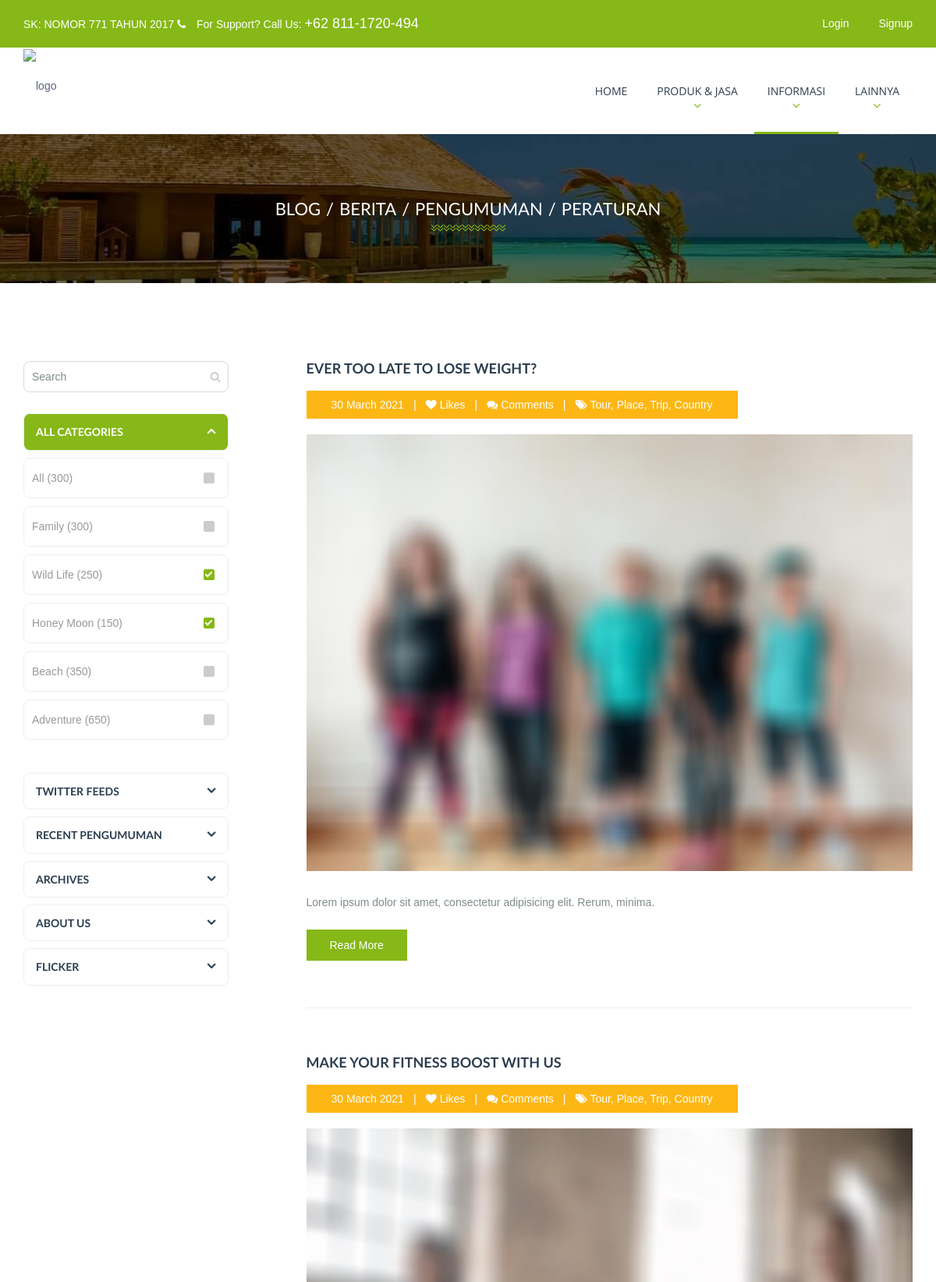
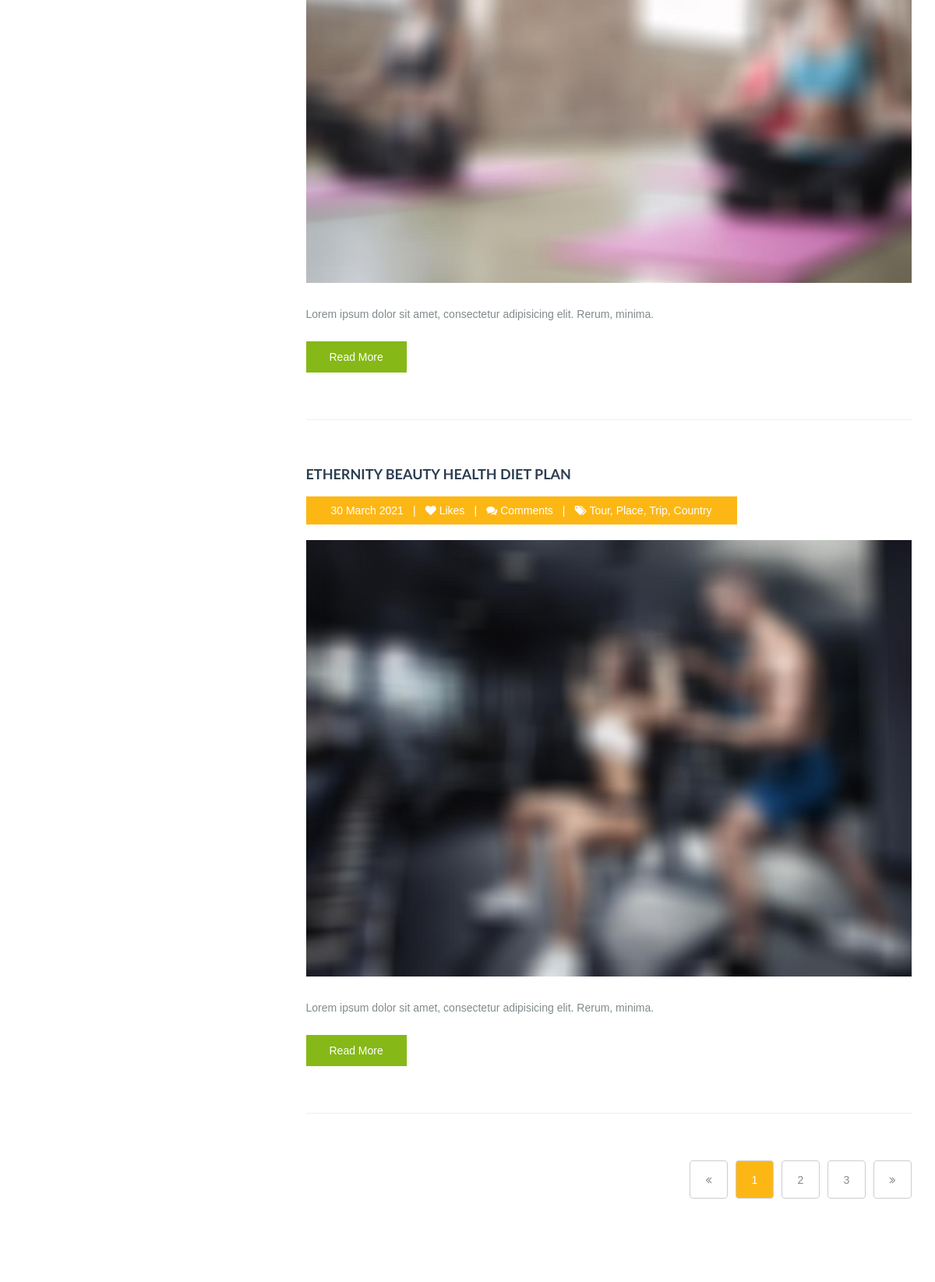
The page /index.php/informasi/pengumuman (upper part) on the database its author committed (2 pictures, top to bottom).
### tables this page shows
CREATE TABLE `haifa` (
  `id` int(11) NOT NULL,
  `status` int(11) NOT NULL,
  `nomor_sk` varchar(128) NOT NULL,
  `tanggal_sk` date NOT NULL,
  `nama_direktur` varchar(255) NOT NULL,
  `alamat_kantor` varchar(255) NOT NULL,
  `akreditasi` char(5) NOT NULL,
  `tanggal_akreditasi` date NOT NULL,
  `lembaga_akreditasi` varchar(255) NOT NULL
);

CREATE TABLE `dashboard` (
  `id` int(11) NOT NULL,
  `header` varchar(255) NOT NULL,
  `title` varchar(255) NOT NULL,
  `content` text NOT NULL,
  `footer` varchar(256) NOT NULL,
  `icon` varchar(255) NOT NULL,
  `contact` varchar(255) NOT NULL
);

CREATE TABLE `haifa_menu` (
  `id` int(11) NOT NULL,
  `menu` varchar(255) NOT NULL,
  `url` varchar(255) NOT NULL,
  `dropdown` int(11) NOT NULL,
  `active` int(11) NOT NULL,
  `login` int(11) NOT NULL
);

CREATE TABLE `pengumuman` (
  `id` int(11) NOT NULL,
  `judul` varchar(255) NOT NULL,
  `isi` text NOT NULL,
  `penulis` varchar(255) NOT NULL,
  `waktu_post` datetime NOT NULL,
  `terakhir_diubah` datetime NOT NULL,
  `thumbnail` varchar(255) NOT NULL
);

### index.php (called while the page is built, shortened)
<?php
require_once BASEPATH.'core/CodeIgniter.php';

### application/config/config.php (called while the page is built, shortened)
<?php
$config['base_url'] = ((isset($_SERVER['HTTPS']) && $_SERVER['HTTPS'] == "on") ? "https" : "http");
$config['base_url'] .= "://".$_SERVER['HTTP_HOST'];
$config['base_url'] .= preg_replace('@/+$@','',dirname($_SERVER['SCRIPT_NAME'])).'/';
$config['index_page'] = '';
$config['uri_protocol']	= 'REQUEST_URI';
$config['url_suffix'] = '';
$config['language']	= 'english';
$config['charset'] = 'UTF-8';
$config['enable_hooks'] = FALSE;
$config['subclass_prefix'] = 'MY_';
$config['composer_autoload'] = FALSE;
$config['permitted_uri_chars'] = 'a-z 0-9~%.:_\-';
$config['enable_query_strings'] = FALSE;
$config['controller_trigger'] = 'c';
$config['function_trigger'] = 'm';
$config['directory_trigger'] = 'd';
$config['allow_get_array'] = TRUE;
$config['log_threshold'] = 0;
$config['log_path'] = '';
$config['log_file_extension'] = '';
$config['log_file_permissions'] = 0644;
$config['log_date_format'] = 'Y-m-d H:i:s';
$config['error_views_path'] = '';
$config['cache_path'] = '';
$config['cache_query_string'] = FALSE;
$config['encryption_key'] = '';
$config['sess_driver'] = 'files';
$config['sess_cookie_name'] = 'ci_session';
$config['sess_expiration'] = 7200;
$config['sess_save_path'] = NULL;
$config['sess_match_ip'] = FALSE;
$config['sess_time_to_update'] = 300;
$config['sess_regenerate_destroy'] = FALSE;
$config['cookie_prefix']	= '';
$config['cookie_domain']	= '';
$config['cookie_path']		= '/';
$config['cookie_secure']	= FALSE;
$config['cookie_httponly'] 	= FALSE;
$config['standardize_newlines'] = FALSE;
$config['global_xss_filtering'] = FALSE;
$config['csrf_protection'] = FALSE;
$config['csrf_token_name'] = 'csrf_test_name';
$config['csrf_cookie_name'] = 'csrf_cookie_name';
$config['csrf_expire'] = 7200;
$config['csrf_regenerate'] = TRUE;
$config['csrf_exclude_uris'] = array();
$config['compress_output'] = FALSE;
$config['time_reference'] = 'local';
$config['rewrite_short_tags'] = FALSE;
$config['proxy_ips'] = '';

### application/config/pagination.php (called while the page is built, shortened)
<?php
$config['base_url'] = 'http://localhost/pempek_resto/';
$config['total_rows'] = 80;
$config['per_page'] = 3;
$config['num_links'] = 2;
$config['full_tag_open'] = '<nav aria-label="pagination"><ul class="pagination justify-content-center">';
$config['full_tag_close'] = '</nav></ul>';
$config['first_link'] = 'First';
$config['first_tag_open'] = '<li class="page-item">';
$config['first_tag_close'] = '</li>';
$config['last_link'] = 'Last';
 ?>

### application/models/informasi_model.php (called while the page is built, shortened)
<?php
class Informasi_model extends CI_Model {
	public function getPengumumanByLimit($limit, $start, $keyword = null)
	{
		$this->db->order_by('terakhir_diubah', 'DESC');
		return $this->db->get('pengumuman', $limit, $start)->result_array();
	}
	public function getNumPengumumanByLimit($limit, $start, $keyword = null)
	{
		$this->db->order_by('terakhir_diubah', 'DESC');
		return $this->db->get('pengumuman', $limit, $start)->num_rows();
	}
}

### application/helpers/haifa_helper.php (called while the page is built, shortened)
<?php
function base_url2($value='')
{
    return 'http://localhost/haifanidaadmin/'.$value;
}

### application/views/informasi/pengumuman.php (the view, shortened to what this page needs)
<div id="content_wrapper">
	<div class="page_title" data-stellar-background-ratio="0" data-stellar-vertical-offset="0" style="background-image:url(<?= base_url('assets/') ?>images/bg/page_title_bg.jpg);">
		<ul>
			<li><a href="<?= base_url('Informasi/blog') ?>">Blog</a></li>
			<li><a href="<?= base_url('Informasi/berita') ?>">Berita</a></li>
			<li>Pengumuman</li>
			<li><a href="<?= base_url('Informasi/peraturan') ?>">Peraturan</a></li>
		</ul>
	</div>
	<div class="container">
		<div class="row push-down-100">
			<div class="col-md-3">
				<div class="travel_sidebar_wrapper">
					<aside class="widget widget_search">
					<form action="<?= base_url('Informasi/pengumuman/') ?>" method="post">
						<input type="search" name="keyword" placeholder="Search" id="sidebar_search">
					</form>
					</aside>
					<aside class="widget widget_accordion">
						<div class="panel-group" id="accordion" role="tablist" aria-multiselectable="true">
							<div class="panel panel-default">
								<div class="panel-heading" role="tab" id="headingOne">
									<h4 class="panel-title"> <a role="button" data-toggle="collapse" data-parent="#accordion" href="#All_Categories" aria-expanded="true"> All Categories </a> </h4>
								</div>
								<div id="All_Categories" class="panel-collapse collapse in" role="tabpanel" aria-labelledby="headingOne">
									<div class="panel-body">
										<aside class="widget widget_categories">
											<ul>
												<li>
													<label for="All">All (300)</label>
												</li>
												<li>
													<label for="Family">Family (300)</label>
												</li>
												<li>
													<label for="Wild-Life">Wild Life (250)</label>
												</li>
												<li>
													<label for="Honey-Moon">Honey Moon (150)</label>
												</li>
												<li>
													<label for="Beach">Beach (350)</label>
												</li>
												<li>
													<label for="Adventure">Adventure (650)</label>
												</li>
											</ul>
										</aside>
									</div>
								</div>
							</div>
							<div class="panel panel-default">
								<div class="panel-heading" role="tab" id="headingTwo">
									<h4 class="panel-title"> <a class="collapsed" role="button" data-toggle="collapse" data-parent="#accordion" href="#Twitter_Feeds" aria-expanded="false"> Twitter Feeds </a> </h4>
								</div>
							</div>
							<div class="panel panel-default">
								<div class="panel-heading" role="tab" id="headingThree">
									<h4 class="panel-title"> <a class="collapsed" role="button" data-toggle="collapse" data-parent="#accordion" href="#Recent_pengumuman" aria-expanded="false"> Recent pengumuman </a> </h4>
								</div>
							</div>
							<div class="panel panel-default">
								<div class="panel-heading" role="tab" id="headingFour">
									<h4 class="panel-title"> <a class="collapsed" role="button" data-toggle="collapse" data-parent="#accordion" href="#Archives" aria-expanded="false"> Archives </a> </h4>
								</div>
							</div>
							<div class="panel panel-default">
								<div class="panel-heading" role="tab" id="headingFive">
									<h4 class="panel-title"> <a class="collapsed" role="button" data-toggle="collapse" data-parent="#accordion" href="#About_us" aria-expanded="false"> About us </a> </h4>
								</div>
							</div>
							<div class="panel panel-default">
								<div class="panel-heading" role="tab" id="headingSix">
									<h4 class="panel-title"> <a class="collapsed" role="button" data-toggle="collapse" data-parent="#accordion" href="#Flicker" aria-expanded="false"> Flicker </a> </h4>
								</div>
							</div>
						</div>
					</aside>
				</div>
			</div>
			<div class="col-md-9">
				<?php if ($num_pengumuman > 0): ?>
					<div class="post_wrapper">
						<?php foreach ($pengumuman as $item): ?>
							<div class="travel_post">
								<h3><?= $item['judul'] ?></h3>
								<div class="travel_meta">
									<ul>
										<li><?= date('j F Y', strtotime($item['terakhir_diubah'])) ?></li>
										<li><a href="#"><i class="fa fa-heart"></i> Likes</a></li>
										<li><a href="#"><i class="fa fa-comments"></i> Comments</a></li>
										<li><i class="fa fa-tags"></i> <a href="#">Tour</a>, <a href="#">Place</a>, <a href="#">Trip</a>, <a href="#">Country</a></li>
									</ul>
								</div>
								<img src="<?= base_url2('assets/img/pengumuman/').$item['thumbnail'] ?>" alt="pengumuman" />
								<?php
								$jml_karakter = strlen($item['isi']);
								if ($jml_karakter>280) {
									$isi = strrev($item['isi']);
									$x = $jml_karakter - 280;
									$isi = substr($isi, $x);
									$isi = strrev($isi).'</p>';
								} else{
									$isi = $item['isi'];
								}
								 ?>
								<?= $isi ?>
								<a href="<?= base_url('Informasi/detail/pengumuman/'.$item['id']) ?>" class="btn-travel btn-green">Read More</a>
							</div>
						<?php endforeach ?>
						<?php echo $this->pagination->create_links(); ?>
					</div>
				<?php endif ?>
			</div>
		</div>
	</div>
</div>

### application/views/templates/topbar.php (shortened to what this page needs)
<header id="header_wrapper">
	<div class="header_top">
		<div class="container">
			<div class="row">
				<div class="col-md-6 col-sm-6">
					<?php
					$dashboard = $this->db->get_where('dashboard', ['id' => 1])->row_array();
					$this->db->order_by('id', 'DESC');
					$haifa = $this->db->get('haifa', 1)->row_array(); ?>
					<p>SK: <?= $haifa['nomor_sk'].' ' ?> <i class="fa fa-phone"></i> For Support? Call Us: <span><?= $dashboard['contact'] ?></span></p>
				</div>
				<div class="col-md-6 col-sm-6">
					<div class="top_menu">
						<ul>
							<?php if (!$this->session->userdata('email')): ?>
								<li class="travelite_login_alert"><a href="#">Login</a></li>
								<li class="travelite_signup_alert"><a href="#">Signup</a></li>
							<?php endif ?>
						</ul>
					</div>
				</div>
			</div>
		</div>
	</div>
	<div class="full_width login_wrapper">
		<div class="row">
			<div class="container">
				<div class="col-lg-5 col-md-5 col-sm-5 col-lg-offset-6 col-md-offset-6 col-sm-offset-6">
				</div>
			</div>
		</div>
	</div>
	<div class="header_bottom">
		<div class="container">
			<div class="row">
				<div class="col-md-2 col-sm-2">
					<div class="travel_logo"> <a href="<?= base_url() ?>"><img src="<?= base_url('assets/') ?>images/Group 2.1.png" alt="logo" /></a></div>
				</div>
				<div class="col-md-10 col-sm-10"> <a href="javascript:;" class="menu-toggle"></a>
					<div class="main_menu">
						<ul>
							<?php
							if (!$this->session->userdata('email')) {
								$this->db->where('login', 0);
							}
							$this->db->order_by('id', 'ASC');
							$menu = $this->db->get_where('haifa_menu', ['active' => 1])->result_array();
							 ?>
							<?php foreach ($menu as $m): ?>
								<?php
								if ($m['dropdown'] == 0) {
									$url = base_url().$m['url'];
								} else{
									$url = '#';
								}
								?>
								<?php
								if ($link == $m['menu']){
									$active = 'active';
								} else{
									$active = '';
								}
								?>
								<li class="<?= $active ?>">
									<a href="<?= $url ?>"><?= $m['menu'] ?></a>
								</li>
							<?php endforeach ?>
						</ul>
					</div>
				</div>
			</div>
		</div>
	</div>
</header>

### assets/css/default/blog.css (style rules this page uses)
.post_wrapper { width:100%; float:left; padding-left:70px; position:relative; margin-bottom:100px; }
.post_wrapper .travel_post { width:100%; float:left; padding-bottom:60px; margin-bottom:60px; border-bottom:1px solid #eeeeee; color:#808b8d; }
.travel_post h3 { color:#2c3e50; font-size:18px; text-transform:uppercase; font-weight:bold; margin-bottom:18px; margin-top:0px; }
.travel_post .travel_meta { display:inline-block; background-color:#fdb714; margin-bottom:20px; }
.travel_post .travel_meta ul { list-style:none; margin-bottom: 0; padding:0 20px; }
.travel_post .travel_meta ul li { display:inline-block; color:#fff; line-height:36px; padding:0 12px; position:relative; }
.travel_post .travel_meta ul li:after { content:"|"; position:absolute; left:100%; }
.travel_post .travel_meta ul li:last-child:after { content:""; }
.travel_post .travel_meta ul li a { color:inherit; text-decoration:none; }
.travel_post img { margin-bottom:30px; }
.travel_post .btn-travel { margin-top:15px; }
.travel_pagination li { display:inline-block; }
.travel_pagination li a { width:49px; height:49px; line-height:49px; text-align:center; display:block; margin-left:10px; margin-bottom:10px; font-size:14px; border:1px solid #CDCDCD; border-radius:4px; color:#808b8d; text-decoration:none; -webkit-transition: ease-in-out 0.2s; -moz-transition: ease-in-out 0.2s; -ms-transition: ease-in-out 0.2s; -o-transition: ease-in-out 0.2s; transition: ease-in-out 0.2s; }

### assets/css/default/header.css (style rules this page uses)
#header_wrapper { width: 100%; float: left; z-index: 999; }
.header_top { width: 100%; float: left; min-height: 60px; background-color: #86b817; line-height: 60px; }
.header_top p { margin-bottom: 0px; color: #fff; }
.header_top p > i { margin-right: 10px; }
.header_top p span { font-size: 18px; }
.top_menu { width: 100%; float: left; margin: 0 auto; }
.top_menu ul { list-style: none; margin: 0 auto; padding: 0; text-align: right; }
.top_menu > ul > li { display: inline-block; position: relative; }
.top_menu ul li a { color: #fff; text-transform: capitalize; display: block; padding: 0 17px; text-decoration: none; }
.top_menu ul li:last-child a { padding-right: 0; }
.top_menu ul li:first-child a { padding-left: 0; }
.header_bottom { width: 100%; float: left; background-color: #FFF; }
.travel_logo a { display: block; line-height: 95px; }
.main_menu { width: 100%; float: left; margin: 0 auto; }
.main_menu ul { list-style: none; margin: 0 auto; padding: 0; text-align: right; }
.main_menu > ul > li { display: inline-block; position: relative; }
.main_menu > ul > li > a { color: #2d3e50; text-transform: uppercase; display: block; padding: 0 17px; text-decoration: none; font-family: 'Open Sans', sans-serif; font-weight: normal; line-height: 110px; position: relative; }
.main_menu > ul > li > a:after { content: ""; height: 3px; background-color: transparent; position: absolute; bottom: 0; left: 50%; right: 50%; width: 0; -webkit-transition: all 0.3s; -moz-transition: all 0.3s; -ms-transition: all 0.3s; -o-transition: all 0.3s; transition: all 0.3s; }
.main_menu > ul > li.active > a:after { background-color: #86b817; width: 100%; left: 0; right: 0; }
.main_menu ul li.travel_dropdown:after { position: absolute; top: 60%; left: 0; right: 0; text-align: center; margin: 0 auto; color: #86b817; content: "\f107"; display: inline-block; font: normal normal normal 16px/1 FontAwesome; text-rendering: auto; -webkit-font-smoothing: antialiased; -moz-osx-font-smoothing: grayscale; transform: translate(0, 0); }

### assets/css/default/about.css (style rules this page uses)
.section_main, .box_inner a, .icon .fa, .icon, .fa { -webkit-transition: all 0.3s; -moz-transition: all 0.3s; -ms-transition: all 0.3s; -o-transition: all 0.3s; transition: all 0.3s; }

### assets/css/default/event.css (style rules this page uses)
ul { padding:0px; }

### assets/css/default/login-signup.css (style rules this page uses)
.login_wrapper { position: relative; width:98%; }

### rows shown on the page
haifa: nomor_sk "NOMOR 771 TAHUN 2017"
dashboard: contact "+62 811-1720-494"
haifa_menu: menu "HOME"
haifa_menu: menu "PRODUK & JASA"
haifa_menu: menu "INFORMASI"
haifa_menu: menu "LAINNYA"
pengumuman: judul "EVER TOO LATE TO LOSE WEIGHT?", terakhir_diubah "30 March 2021", thumbnail (picture), isi "Lorem ipsum dolor sit amet, consectetur adipisicing elit. Rerum, minima."
pengumuman: judul "MAKE YOUR FITNESS BOOST WITH US", terakhir_diubah "30 March 2021", thumbnail (picture), isi "Lorem ipsum dolor sit amet, consectetur adipisicing elit. Rerum, minima."
pengumuman: judul "ETHERNITY BEAUTY HEALTH DIET PLAN", terakhir_diubah "30 March 2021", thumbnail (picture), isi "Lorem ipsum dolor sit amet, consectetur adipisicing elit. Rerum, minima."

### other values the page prints
$this->pagination->create_links() "1 2 3"
